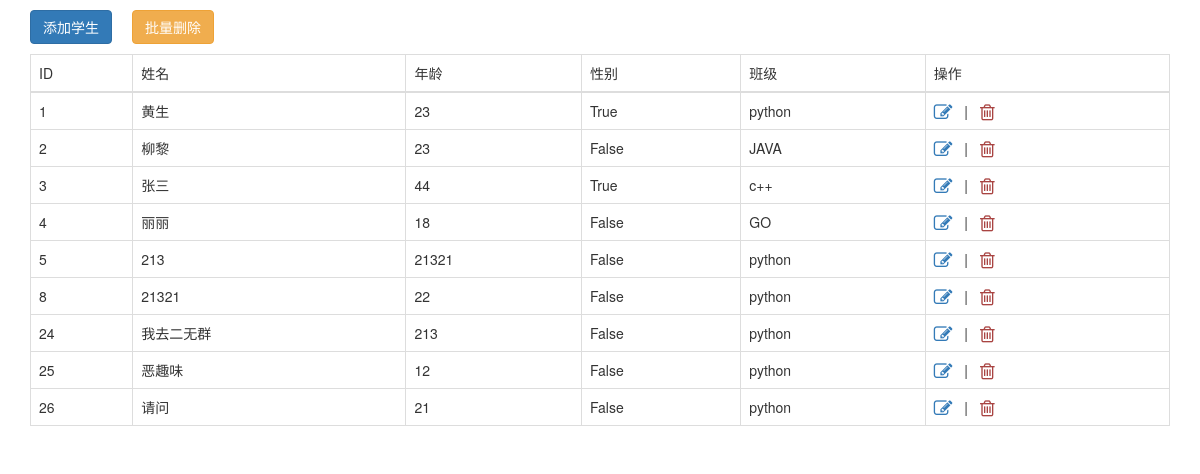
Before: /school/students with the older database file.
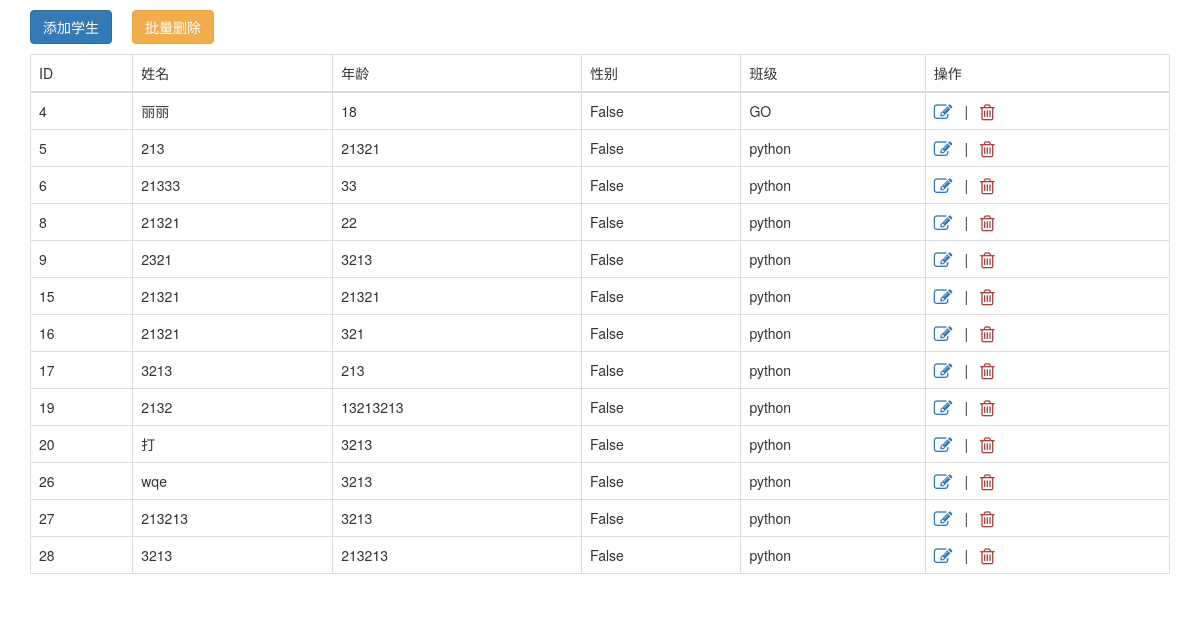
After: the same page with the newer database file.
### school/models.py (models this page shows)
class Students(models.Model):
    name = models.CharField(max_length=32)
    age = models.IntegerField()
    gender = models.BooleanField()
    cs = models.ForeignKey("Classes",on_delete=models.CASCADE)

class Classes(models.Model):
    title = models.CharField(max_length=32)
    teacher = models.ManyToManyField("Teachers")

### school/views.py (the view)
# urls.py: path('students', views.students, name='students'),
def students(request):
    stu_list = models.Students.objects.all()
    cls_list = models.Classes.objects.all()
    return render(request,'students.html',{'stu_list':stu_list,'cls_list':cls_list})

### templates/students.html (shortened to what this page needs)
<!DOCTYPE html>
<html lang="en">
<head>
    <link rel="stylesheet" href="/static/plugin/bootstrap/css/bootstrap.css">
    <link rel="stylesheet" href="/static/plugin/font-awesome/css/font-awesome.css">
</head>
<body>
<div class="container">
    <div style="padding: 10px 0">
        <div>
            <a class="btn btn-primary" id="addBtn">添加学生</a>
            <span class="incon"></span>
            <a class="btn btn-warning" id="addBtn">批量删除</a>
        </div>
    </div>
    <div>
        <table class="table table-bordered table-hover">
            <thead>
            <tr>
                <td>ID</td>
                <td>姓名</td>
                <td>年龄</td>
                <td>性别</td>
                <td>班级</td>
                <td>操作</td>
            </tr>
            </thead>
            <tbody id="tb">
            {% for obj in stu_list %}
                <tr s_id="{{ obj.id }}">
                    <td name="td_id">{{ obj.id }}</td>
                    <td name="td_name">{{ obj.name }}</td>
                    <td name="td_age">{{ obj.age }}</td>
                    <td name="td_gender">{{ obj.gender }}</td>
                    <td name="td_cs">{{ obj.cs.title }}</td>
                    <td>
                        <a class="fa fa-edit fa-lg editrow"></a>
                        <span class="incon">|</span>
                        <a class="text-danger fa fa-trash-o fa-lg delrow"></a>
                    </td>
                </tr>
            {% endfor %}
            </tbody>
        </table>
    </div>
</div>
</body>
</html>

Changed rows visible on the page:
removed Students: id "1", name "黄生", age "23", gender "True", cs "python"
removed Students: id "2", name "柳黎", age "23", gender "False", cs "JAVA"
removed Students: id "3", name "张三", age "44", gender "True", cs "c++"
removed Students: id "24", name "我去二无群", age "213", gender "False", cs "python"
removed Students: id "25", name "恶趣味", age "12", gender "False", cs "python"
added Students: id "6", name "21333", age "33", gender "False", cs "python"
added Students: id "9", name "2321", age "3213", gender "False", cs "python"
added Students: id "15", name "21321", age "21321", gender "False", cs "python"
added Students: id "16", name "21321", age "321", gender "False", cs "python"
added Students: id "17", name "3213", age "213", gender "False", cs "python"
added Students: id "19", name "2132", age "13213213", gender "False", cs "python"
added Students: id "20", name "打", age "3213", gender "False", cs "python"
changed Students id 26: name "请问" → "wqe"; age "21" → "3213"
added Students: id "27", name "213213", age "3213", gender "False", cs "python"
added Students: id "28", name "3213", age "213213", gender "False", cs "python"
